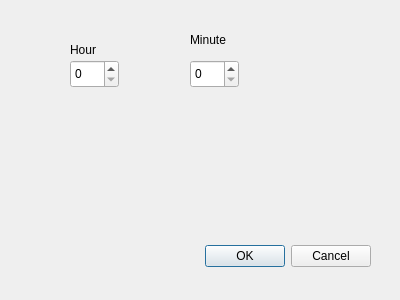
<?xml version="1.0" encoding="UTF-8"?>
<ui version="4.0">
 <class>settings</class>
 <widget class="QDialog" name="settings">
  <property name="geometry">
   <rect>
    <x>0</x>
    <y>0</y>
    <width>400</width>
    <height>300</height>
   </rect>
  </property>
  <property name="windowTitle">
   <string>Settings</string>
  </property>
  <widget class="QDialogButtonBox" name="buttonBox">
   <property name="geometry">
    <rect>
     <x>30</x>
     <y>240</y>
     <width>341</width>
     <height>32</height>
    </rect>
   </property>
   <property name="orientation">
    <enum>Qt::Horizontal</enum>
   </property>
   <property name="standardButtons">
    <set>QDialogButtonBox::Cancel|QDialogButtonBox::Ok</set>
   </property>
  </widget>
  <widget class="QSpinBox" name="hourSelect">
   <property name="geometry">
    <rect>
     <x>70</x>
     <y>60</y>
     <width>49</width>
     <height>28</height>
    </rect>
   </property>
  </widget>
  <widget class="QLabel" name="label">
   <property name="geometry">
    <rect>
     <x>70</x>
     <y>40</y>
     <width>67</width>
     <height>19</height>
    </rect>
   </property>
   <property name="text">
    <string>Hour</string>
   </property>
  </widget>
  <widget class="QSpinBox" name="minuteSelect">
   <property name="geometry">
    <rect>
     <x>190</x>
     <y>60</y>
     <width>49</width>
     <height>28</height>
    </rect>
   </property>
  </widget>
  <widget class="QLabel" name="label_2">
   <property name="geometry">
    <rect>
     <x>190</x>
     <y>30</y>
     <width>67</width>
     <height>19</height>
    </rect>
   </property>
   <property name="text">
    <string>Minute</string>
   </property>
  </widget>
 </widget>
 <resources/>
 <connections>
  <connection>
   <sender>buttonBox</sender>
   <signal>accepted()</signal>
   <receiver>settings</receiver>
   <slot>accept()</slot>
   <hints>
    <hint type="sourcelabel">
     <x>248</x>
     <y>254</y>
    </hint>
    <hint type="destinationlabel">
     <x>157</x>
     <y>274</y>
    </hint>
   </hints>
  </connection>
  <connection>
   <sender>buttonBox</sender>
   <signal>rejected()</signal>
   <receiver>settings</receiver>
   <slot>reject()</slot>
   <hints>
    <hint type="sourcelabel">
     <x>316</x>
     <y>260</y>
    </hint>
    <hint type="destinationlabel">
     <x>286</x>
     <y>274</y>
    </hint>
   </hints>
  </connection>
 </connections>
</ui>
